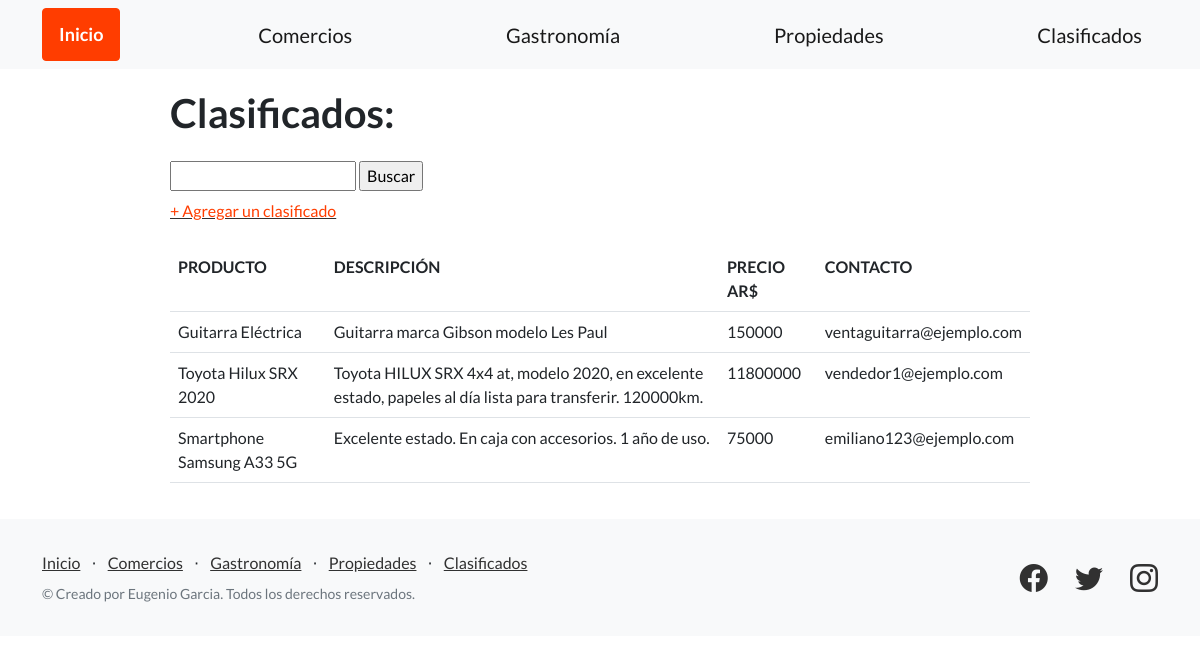
The page /clasificados/ on the database as committed earlier.
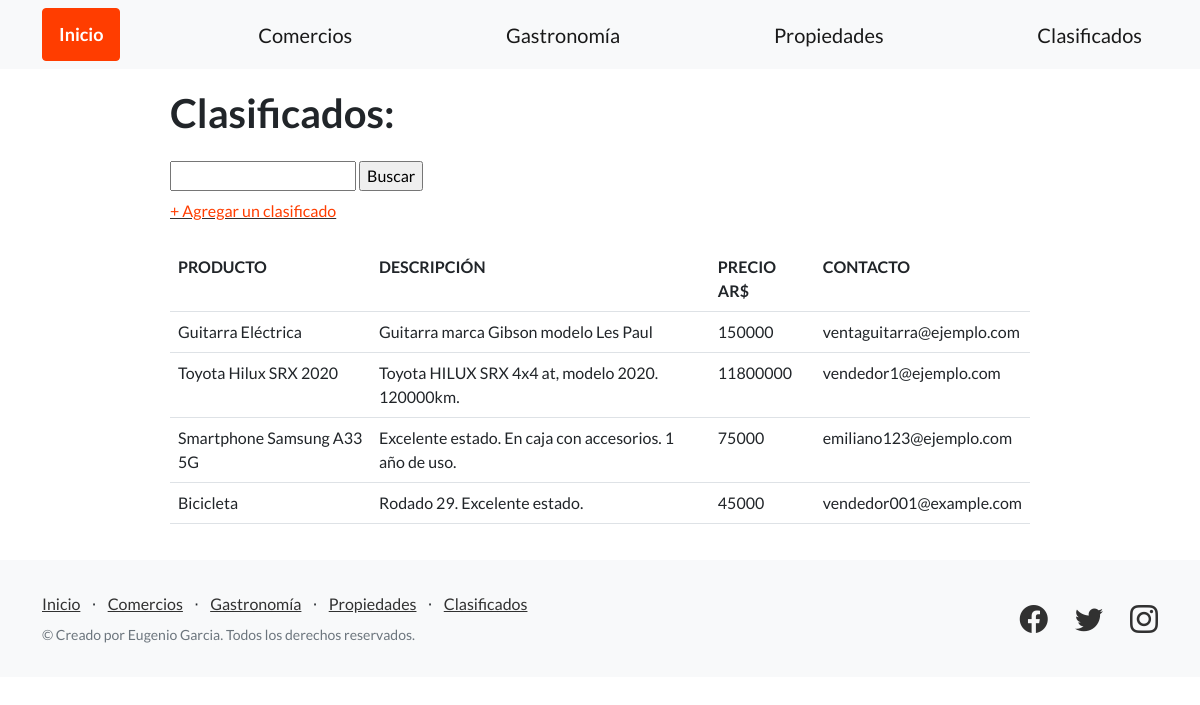
The same page on the database as committed later.
### guia_ciudad/models.py (models this page shows, shortened)
class Clasificado(models.Model):
    producto = models.CharField(max_length=128)
    descripcion = models.TextField()
    precio = models.IntegerField()
    contacto = models.EmailField()

### guia_ciudad/views.py (the view)
# urls.py: path('clasificados/', listar_clasificados, name="listar_clasificados"),
def listar_clasificados(request):
    contexto = {
        'clasificados': Clasificado.objects.all()
    }
    return render(
        request=request,
        template_name='guia_ciudad/clasificados.html',
        context=contexto,
    )

### guia_ciudad/templates/guia_ciudad/clasificados.html (shortened to what this page needs)
{% extends "guia_ciudad/base.html" %}
{% block contenido %}
<section style="padding:20px 20px; margin-left: 150px; margin-right: 150px;">
    <h1 class="mb-4">Clasificados:</h1>
    <form class="form-label" action="{% url 'buscar_clasificados' %}" method="post">
        <input type="text" name="busqueda">
        <input type="submit" value="Buscar">
    </form>
    <div class="mb-4">
    <a href="{% url 'agregar_clasificado' %}"><FONT COLOR="#FF3D00">+ Agregar un clasificado</FONT></a>
    </div>
    <table class="table">
        <tr>
            <td><b>PRODUCTO</b></td>
            <td><b>DESCRIPCIÓN</b></td>
            <td><b>PRECIO AR$</b></td>
            <td><b>CONTACTO</b></td>
        </tr>
        {% for clasificado in clasificados %}
        <tr>
            <td>{{ clasificado.producto }}</td>
            <td>{{ clasificado.descripcion }}</td>
            <td>{{ clasificado.precio }}</td>
            <td>{{ clasificado.contacto }}</td>
        </tr>
        {% endfor %}
    </table>
</section>
{% endblock contenido %}

Rows that differ between the two databases and show on the page:
changed Clasificado "vendedor1@ejemplo.com": descripcion "Toyota HILUX SRX 4x4 at, modelo 2020, en excelente estado, papeles al día lista para transferir. 120000km." → "Toyota HILUX SRX 4x4 at, modelo 2020. 120000km."
added Clasificado: producto "Bicicleta", descripcion "Rodado 29. Excelente estado.", precio "45000", contacto "vendedor001@example.com"
